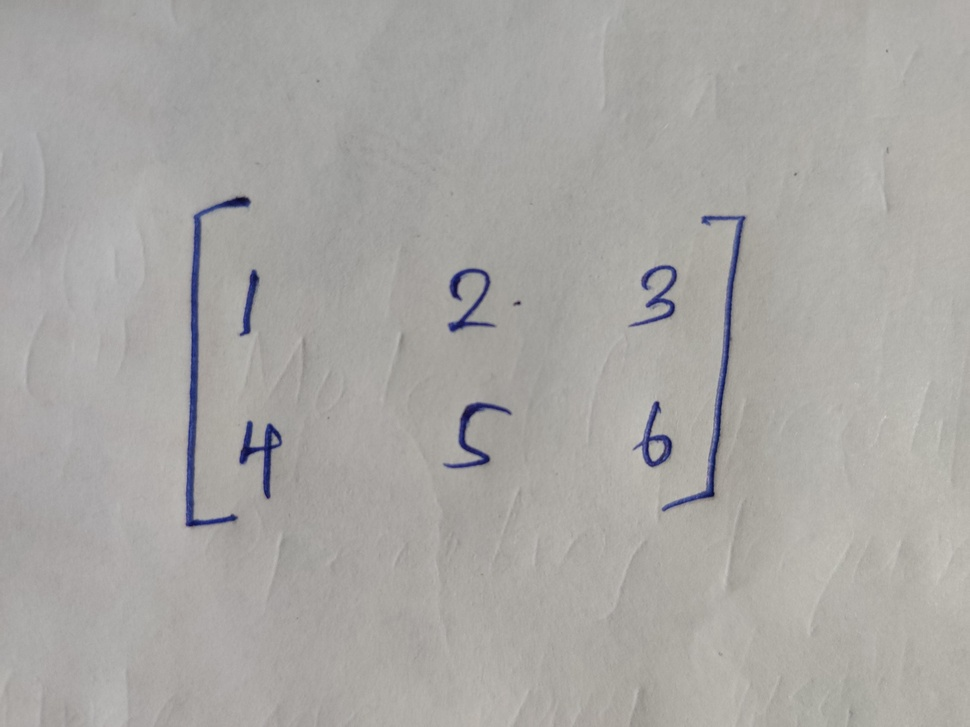
#> input picture Matrix_Recognition/images/Matrix_hr2.jpg, 970 x 727 px, shrunk from 4000 x 3000 before the run
$ python matrix_detection.py
#> lines starting #> are read from the running program, lines starting #| are printed output that depends on the picture; after the words box and inside, x2 and y2 are one past the last pixel; in counts of white or black regions, pixels touching at a corner belong together
# Author : Athulya Ratnayake
# File : matrix_detection.py
# Date : 2024/05/05

# Import modules
import cv2 as cv
import matplotlib.pyplot as plt

# Define path to the image
img_path = "images/Matrix_hr2.jpg"

#Read image
img = cv.imread(img_path)
#> img is the input picture: shape (727, 970, 3); mean B, G, R 163.6, 166.5, 168.4

# Convert into grayscale
gray_img = cv.cvtColor(img, cv.COLOR_BGR2GRAY)

# Show image
# cv.imshow('image', image)
# cv.waitKey(0)

# Convert to a binary image
retval, binary_img = cv.threshold(gray_img, 127, 255, cv.THRESH_BINARY)
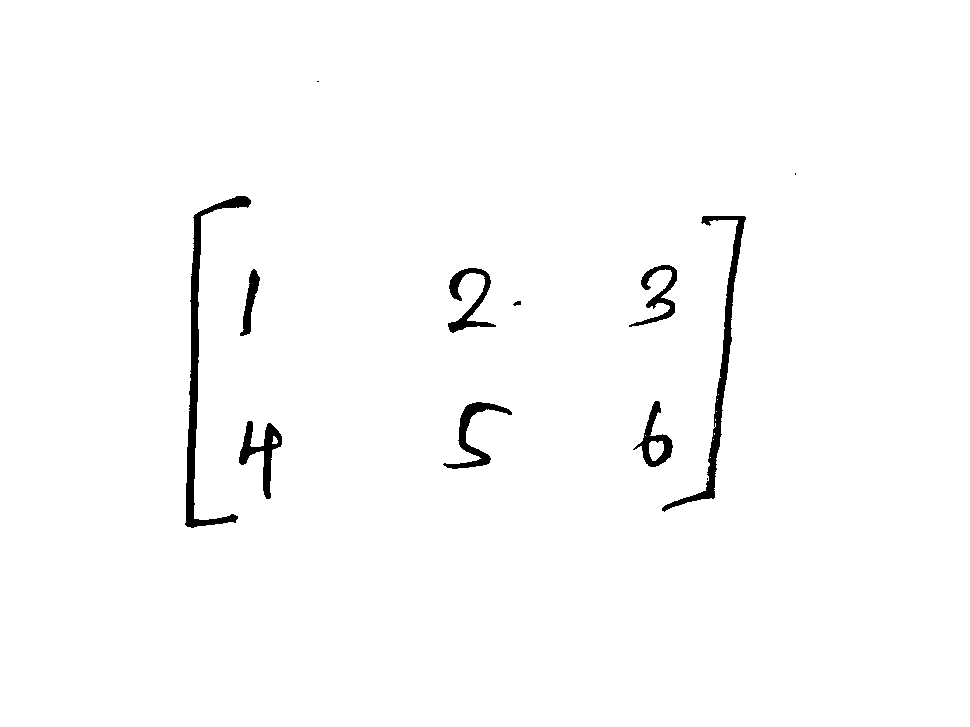
#> binary_img: shape (727, 970); 98.4% white; 12 black regions (3 under 20 px), largest, box (x1, y1, x2, y2) and area: (185, 196, 251, 528) 3085, (662, 216, 746, 512) 2495, (239, 421, 282, 499) 1105

# Show binary image
# cv.imshow('Binary Image', binary_img)
# cv.waitKey(0)

# Canny edge detection
edges = cv.Canny(binary_img, 100, 200)
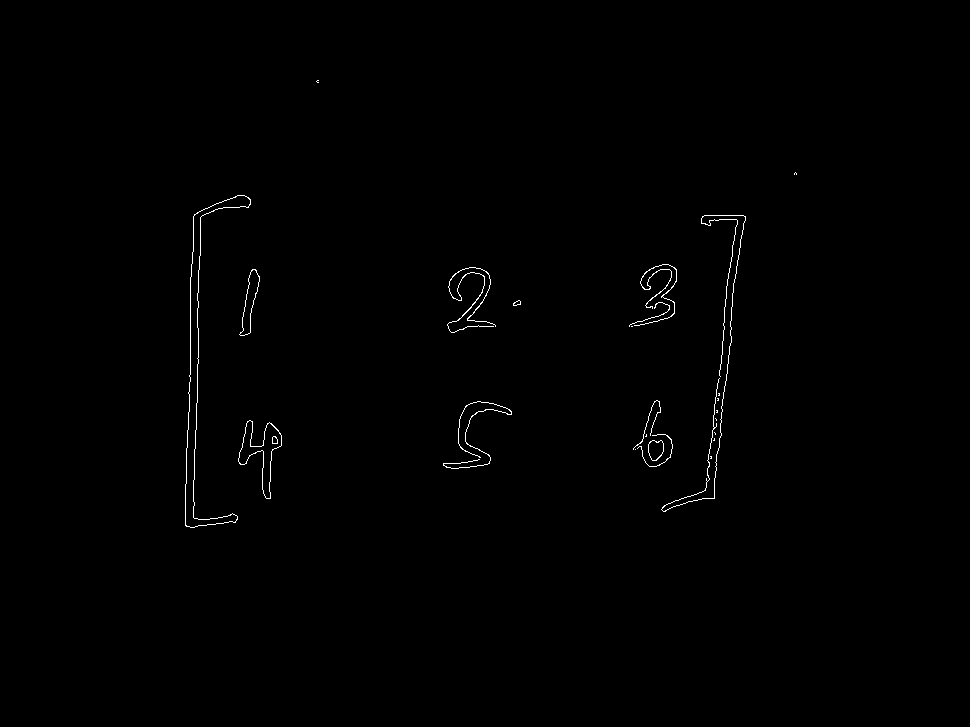
#> edges: shape (727, 970); 0.47% white in thin lines or dots, all inside (x1, y1, x2, y2) = (185, 80, 797, 528)

# Plotting results
plt.subplot(121),plt.imshow(binary_img,cmap = 'gray')
plt.title('Original Image'), plt.xticks([]), plt.yticks([])
plt.subplot(122),plt.imshow(edges,cmap = 'gray')
plt.title('Edge Image'), plt.xticks([]), plt.yticks([])

plt.show()
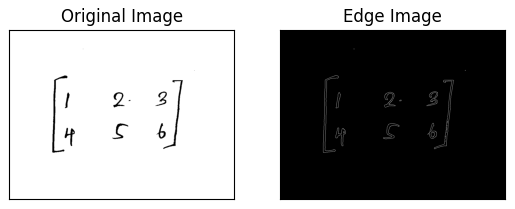
#> figure drawn by matplotlib, 2 panels

$ run again, with Matrix_Recognition/images/Matrix_hr.jpg copied over Matrix_Recognition/images/Matrix_hr2.jpg
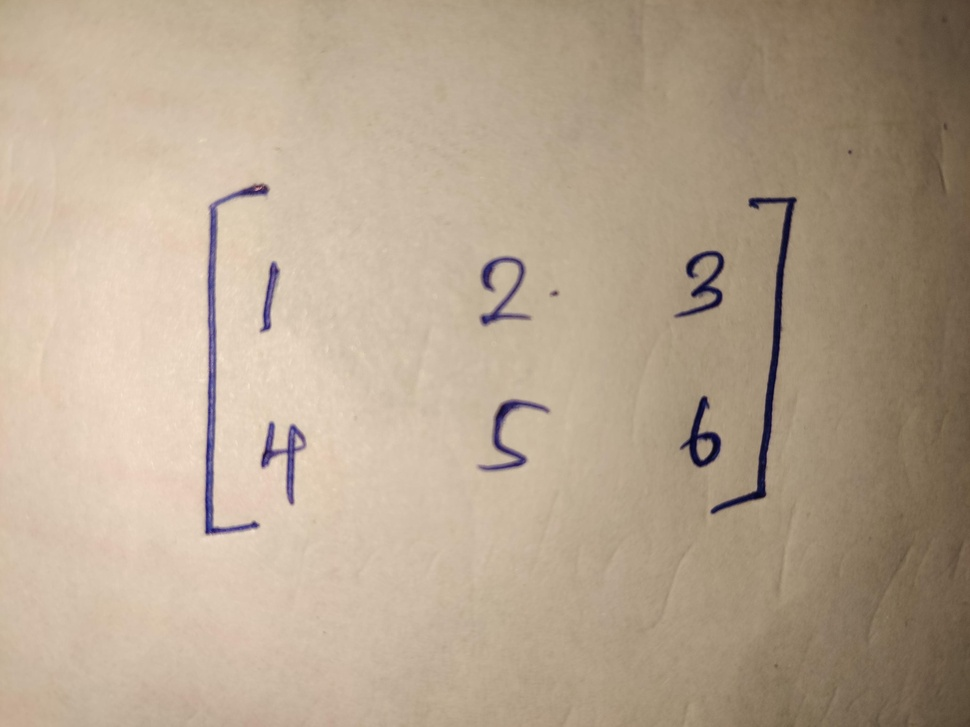
#> input picture Matrix_Recognition/images/Matrix_hr.jpg, 970 x 727 px, shrunk from 4000 x 3000 before the run
#> img is the input picture: shape (727, 970, 3); mean B, G, R 142.9, 164.2, 182
#> `retval, binary_img = cv.threshold(gray_img, 127, 255, cv.THRESH_BINARY)`:
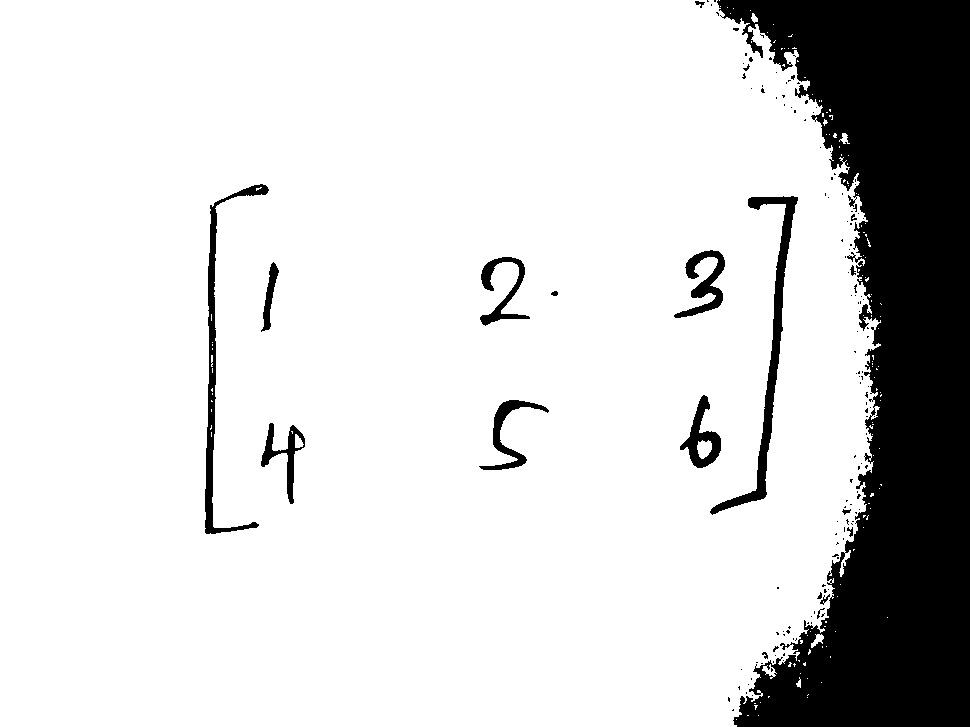
#> binary_img: shape (727, 970); 83.8% white; 149 black regions (130 under 20 px), largest, box (x1, y1, x2, y2) and area: (717, 0, 970, 727) 101192, (710, 196, 798, 515) 3381, (205, 184, 269, 534) 2731
#> edges: shape (727, 970); 1% white in thin lines or dots, all inside (x1, y1, x2, y2) = (204, 0, 889, 727)
#> `plt.show()`:
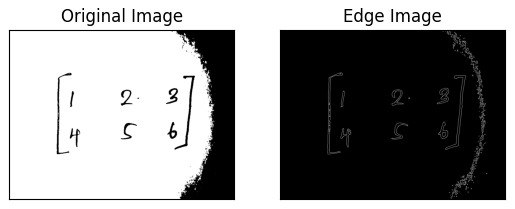
#> figure drawn by matplotlib, 2 panels
